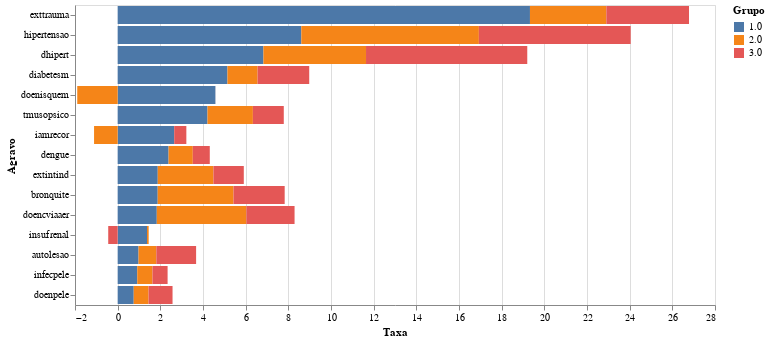

Notebook cell for this chart:
### Code cell
df = plot_grafico_dif(pop_19, pop_r,
                         'taxa_obitos_total', 
                         "agravos com maior diferença da taxa bruta de óbitos para 2019 - Total",
                        "diferença da taxa bruta")[2]

df =(df.sort_values(ascending=False, by=1.0).
     head(15))
df = df.stack().reset_index().rename(columns={ 0: 'taxa' })
df['grupo'] = df['grupo'].astype(str)

alt.Chart(df).mark_bar().encode(
    alt.Color('grupo:N', title='Grupo'),
    alt.Y('agravo:N', title='Agravo', sort=None),
    alt.X('taxa:Q', title='Taxa'),
    alt.Tooltip('taxa:Q')
).properties(
    width=640,
).interactive()

### Figure 1 — Vega-Lite specification as saved in the notebook (floating-point values rounded to 4 significant figures)
{"config": {"view": {"continuousWidth": 400, "continuousHeight": 300}}, "data": {"name": "data-f5a85e7392b57873bda9c2c0e06d0265"}, "mark": "bar", "encoding": {"color": {"type": "nominal", "field": "grupo", "title": "Grupo"}, "tooltip": {"type": "quantitative", "field": "taxa"}, "x": {"type": "quantitative", "field": "taxa", "title": "Taxa"}, "y": {"type": "nominal", "field": "agravo", "sort": null, "title": "Agravo"}}, "selection": {"selector070": {"type": "interval", "bind": "scales", "encodings": ["x", "y"]}}, "width": 640, "$schema": "https://vega.github.io/schema/vega-lite/v4.8.1.json", "datasets": {"data-f5a85e7392b57873bda9c2c0e06d0265": [{"agravo": "exttrauma", "grupo": "1.0", "taxa": 19.33}, {"agravo": "exttrauma", "grupo": "2.0", "taxa": 3.58}, {"agravo": "exttrauma", "grupo": "3.0", "taxa": 3.876}, {"agravo": "hipertensao", "grupo": "1.0", "taxa": 8.608}, {"agravo": "hipertensao", "grupo": "2.0", "taxa": 8.323}, {"agravo": "hipertensao", "grupo": "3.0", "taxa": 7.117}, {"agravo": "dhipert", "grupo": "1.0", "taxa": 6.833}, {"agravo": "dhipert", "grupo": "2.0", "taxa": 4.809}, {"agravo": "dhipert", "grupo": "3.0", "taxa": 7.558}, {"agravo": "diabetesm", "grupo": "1.0", "taxa": 5.147}, {"agravo": "diabetesm", "grupo": "2.0", "taxa": 1.411}, {"agravo": "diabetesm", "grupo": "3.0", "taxa": 2.421}, {"agravo": "doenisquem", "grupo": "1.0", "taxa": 4.582}, {"agravo": "doenisquem", "grupo": "2.0", "taxa": -1.895}, {"agravo": "doenisquem", "grupo": "3.0", "taxa": 0.001856}, {"agravo": "tmusopsico", "grupo": "1.0", "taxa": 4.211}, {"agravo": "tmusopsico", "grupo": "2.0", "taxa": 2.128}, {"agravo": "tmusopsico", "grupo": "3.0", "taxa": 1.448}, {"agravo": "iamrecor", "grupo": "1.0", "taxa": 2.65}, {"agravo": "iamrecor", "grupo": "2.0", "taxa": -1.107}, {"agravo": "iamrecor", "grupo": "3.0", "taxa": 0.5696}, {"agravo": "dengue", "grupo": "1.0", "taxa": 2.386}, {"agravo": "dengue", "grupo": "2.0", "taxa": 1.135}, {"agravo": "dengue", "grupo": "3.0", "taxa": 0.7962}, {"agravo": "extintind", "grupo": "1.0", "taxa": 1.879}, {"agravo": "extintind", "grupo": "2.0", "taxa": 2.61}, {"agravo": "extintind", "grupo": "3.0", "taxa": 1.423}, {"agravo": "bronquite", "grupo": "1.0", "taxa": 1.877}, {"agravo": "bronquite", "grupo": "2.0", "taxa": 3.553}, {"agravo": "bronquite", "grupo": "3.0", "taxa": 2.399}, {"agravo": "doencviaaer", "grupo": "1.0", "taxa": 1.834}, {"agravo": "doencviaaer", "grupo": "2.0", "taxa": 4.199}, {"agravo": "doencviaaer", "grupo": "3.0", "taxa": 2.259}, {"agravo": "insufrenal", "grupo": "1.0", "taxa": 1.375}, {"agravo": "insufrenal", "grupo": "2.0", "taxa": 0.07865}, {"agravo": "insufrenal", "grupo": "3.0", "taxa": -0.4426}, {"agravo": "autolesao", "grupo": "1.0", "taxa": 0.9778}, {"agravo": "autolesao", "grupo": "2.0", "taxa": 0.8339}, {"agravo": "autolesao", "grupo": "3.0", "taxa": 1.865}, {"agravo": "infecpele", "grupo": "1.0", "taxa": 0.918}, {"agravo": "infecpele", "grupo": "2.0", "taxa": 0.7128}, {"agravo": "infecpele", "grupo": "3.0", "taxa": 0.7097}, {"agravo": "doenpele", "grupo": "1.0", "taxa": 0.7531}, {"agravo": "doenpele", "grupo": "2.0", "taxa": 0.694}, {"agravo": "doenpele", "grupo": "3.0", "taxa": 1.125}]}}
